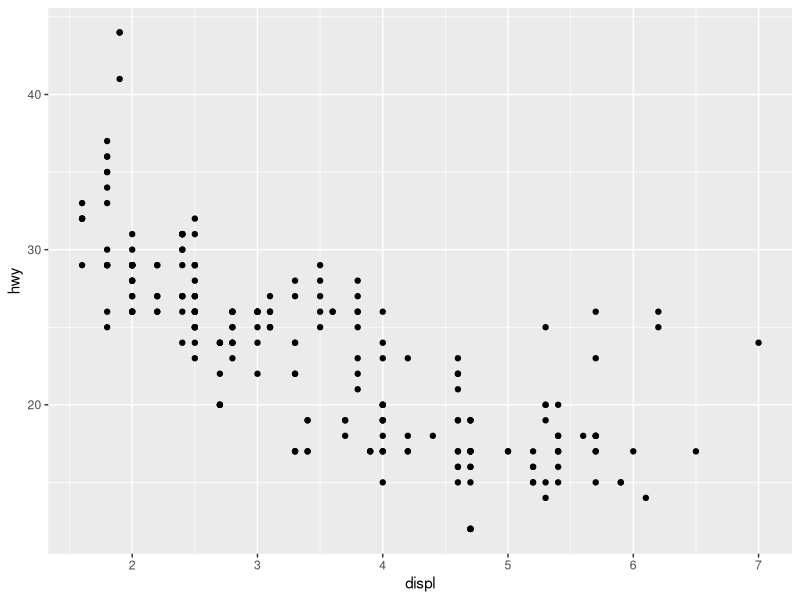
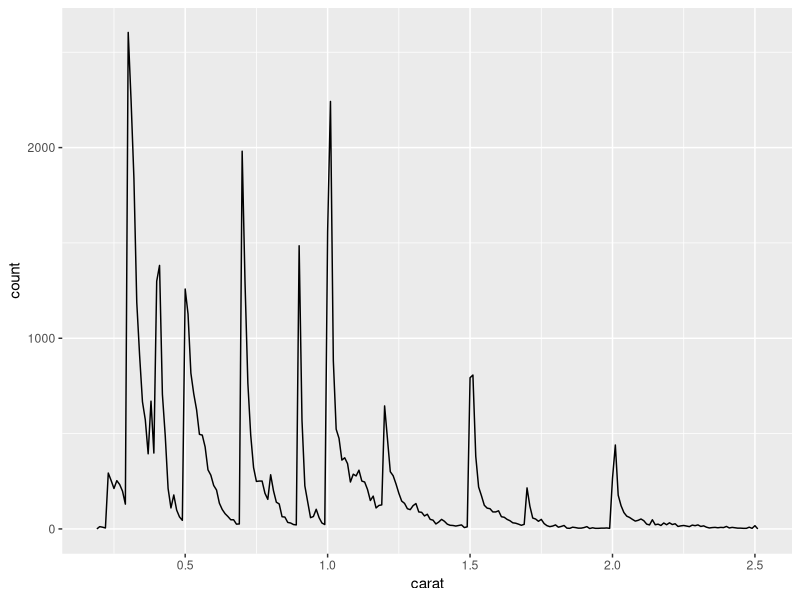

Write the R code that produced these figures, in order.
## ---- chunk 1
library(tidyverse)
head(mpg)
ggplot(data = mpg)+
  geom_point(mapping = aes(x=displ, y=hwy)) # negative relationship 
## ---- chunk 2
smaller <- diamonds %>% 
  filter(carat <= 2.5)

nrow(diamonds)
ncol(diamonds)
## ---- chunk 3
smaller %>% 
  ggplot(aes(carat)) + 
  geom_freqpoly(binwidth = 0.01)
